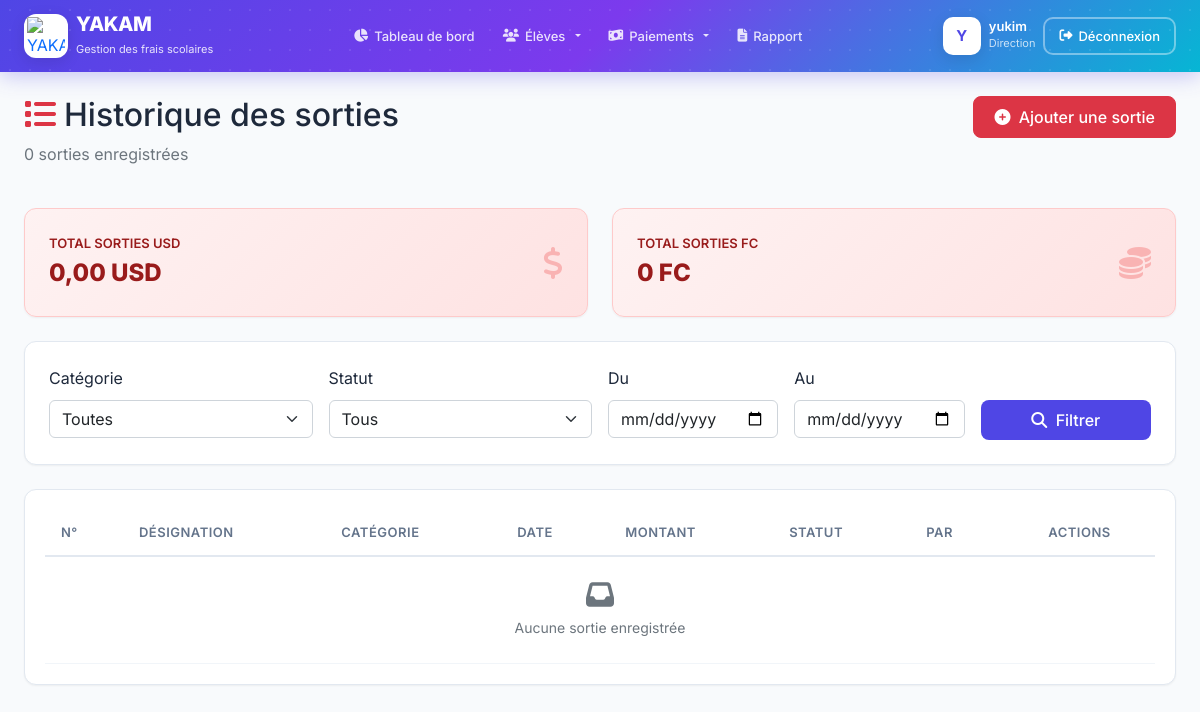
Page /sorties/historique/ (signed in) on the earlier database version.
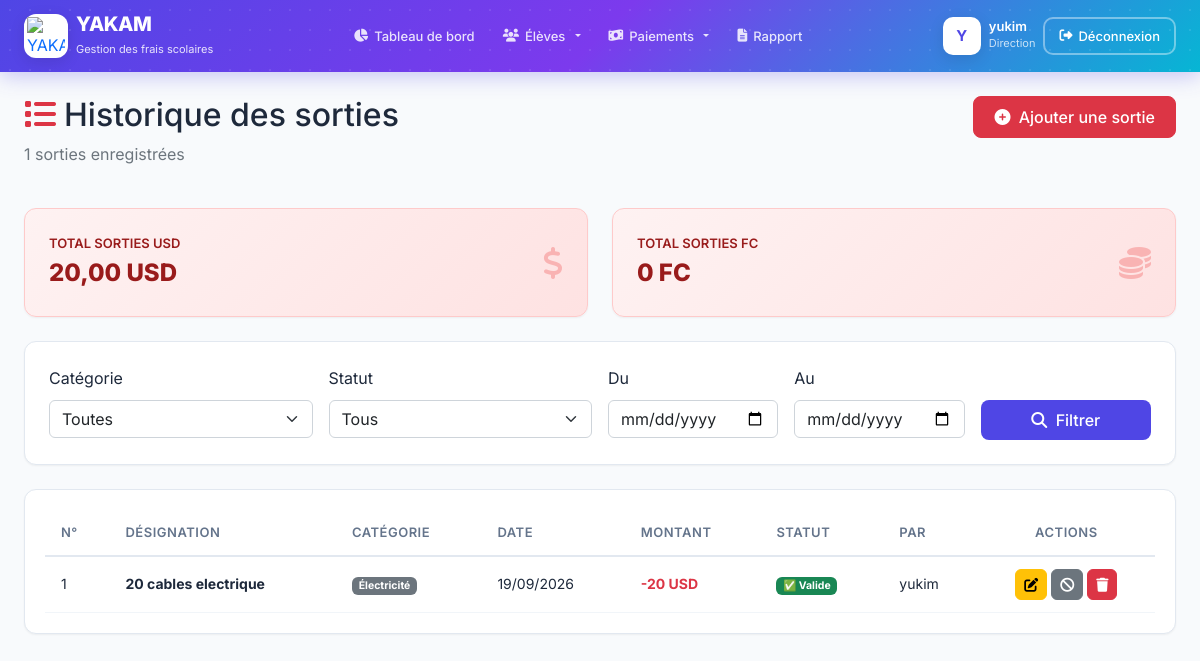
Same page on the later database version.
### gestion/models.py (models this page shows, shortened)
class Sortie(models.Model):
    CATEGORIES = [
        ('FOURNITURES', 'Achat fournitures'),
        ('ELECTRICITE', 'Électricité'),
        ('EAU', 'Eau'),
        ('LOYER', 'Loyer'),
        ('SALAIRES', 'Salaires'),
        ('REPARATION', 'Réparation'),
        ('TRANSPORT', 'Transport'),
        ('FRAIS_ADMIN', 'Frais administratifs'),
        ('AUTRE', 'Autre'),
    ]
    STATUT_CHOICES = [
        ('VALIDE', '✅ Valide'),
        ('ANNULE', '⛔ Annulé'),
    ]
    ecole = models.ForeignKey(
        'Ecole',
        on_delete=models.CASCADE,
        related_name='sorties',
        null=True,
        blank=True
    )
    designation = models.CharField(max_length=200)
    categorie = models.CharField(max_length=20, choices=CATEGORIES, default='AUTRE')
    montant = models.DecimalField(max_digits=10, decimal_places=2)
    type_montant = models.CharField(
        max_length=3,
        choices=[('FC', 'FC'), ('USD', 'USD')],
        default='USD'
    )
    date_sortie = models.DateField(default=datetime.now)
    description = models.TextField(blank=True, null=True)
    statut = models.CharField(max_length=10, choices=STATUT_CHOICES, default='VALIDE')
    created_by = models.ForeignKey(
        User,
        on_delete=models.SET_NULL,
        null=True,
        blank=True,
        related_name='sorties_creees'
    )
    created_at = models.DateTimeField(auto_now_add=True)
    modified_by = models.ForeignKey(
        User,
        on_delete=models.SET_NULL,
        null=True,
        blank=True,
        related_name='sorties_modifiees'
    )
    modified_at = models.DateTimeField(auto_now=True)
    annule_by = models.ForeignKey(
        User,
        on_delete=models.SET_NULL,
        null=True,
        blank=True,
        related_name='sorties_annulees'
    )
    annule_at = models.DateTimeField(null=True, blank=True)
    raison_annulation = models.TextField(blank=True, null=True)
    class Meta:
        verbose_name = "Sortie"
        verbose_name_plural = "Sorties"
        ordering = ['-date_sortie', '-created_at']

### gestion/views.py (the view)
# urls.py: path('sorties/historique/', views.historique_sorties, name='historique_sorties'),
@login_required
def historique_sorties(request):
    sorties = Sortie.objects.all().order_by('-date_sortie', '-created_at')
    categorie = request.GET.get('categorie')
    statut = request.GET.get('statut')
    date_debut = request.GET.get('date_debut')
    date_fin = request.GET.get('date_fin')
    if categorie:
        sorties = sorties.filter(categorie=categorie)
    if statut:
        sorties = sorties.filter(statut=statut)
    if date_debut:
        sorties = sorties.filter(date_sortie__gte=date_debut)
    if date_fin:
        sorties = sorties.filter(date_sortie__lte=date_fin)
    total_usd = sorties.filter(
        type_montant='USD', statut='VALIDE'
    ).aggregate(total=Sum('montant'))['total'] or Decimal('0')
    total_fc = sorties.filter(
        type_montant='FC', statut='VALIDE'
    ).aggregate(total=Sum('montant'))['total'] or Decimal('0')
    context = {
        'sorties': sorties,
        'total_sorties': sorties.count(),
        'total_usd': total_usd,
        'total_fc': total_fc,
        'categories': Sortie.CATEGORIES,
    }
    return render(request, 'gestion/historique_sorties.html', context)

### gestion/templates/gestion/historique_sorties.html (shortened to what the changed rows need)
{% extends 'gestion/base.html' %}
{% load humanize %}
{% block content %}
<div class="row mb-4">
    <div class="col">
        <h2><i class="fas fa-list me-2 text-danger"></i>Historique des sorties</h2>
        <p class="text-muted">{{ total_sorties }} sorties enregistrées</p>
    </div>
</div>
<div class="row g-4 mb-4">
    <div class="col-md-6">
        <div class="dashboard-card" style="background: linear-gradient(135deg, #FEF2F2 0%, #FEE2E2 100%); border-color: #FECACA;">
            <div class="d-flex justify-content-between align-items-center">
                <div>
                    <div style="font-size: 13px; color: #991B1B; font-weight: 600; text-transform: uppercase;">Total sorties USD</div>
                    <div style="font-size: 24px; font-weight: 800; color: #991B1B;">{{ total_usd|floatformat:2 }} USD</div>
                </div>
            </div>
        </div>
    </div>
</div>
<div class="table-container">
    <table>
        <thead>
            <tr>
                <th>n°</th>
                <th>Désignation</th>
                <th>Catégorie</th>
                <th>Date</th>
                <th>Montant</th>
                <th>Statut</th>
                <th>Par</th>
                <th style="text-align: center;">Actions</th>
            </tr>
        </thead>
        <tbody>
            {% for sortie in sorties %}
            <tr style="{% if sortie.statut == 'ANNULE' %}opacity: 0.6; background: #f8fafc;{% endif %}">
                <td>{{ forloop.counter }}</td>
                <td>
                    <strong>{{ sortie.designation }}</strong>
                </td>
                <td><span class="badge bg-secondary">{{ sortie.get_categorie_display }}</span></td>
                <td>{{ sortie.date_sortie|date:"d/m/Y" }}</td>
                <td>
                    <strong class="{% if sortie.statut == 'ANNULE' %}text-muted text-decoration-line-through{% else %}text-danger{% endif %}">
                        -{{ sortie.montant|floatformat:0|intcomma }} {{ sortie.type_montant }}
                    </strong>
                </td>
                <td>
                    <span class="badge {% if sortie.statut == 'VALIDE' %}bg-success{% else %}bg-danger{% endif %}">
                        {{ sortie.get_statut_display }}
                    </span>
                </td>
                <td>{{ sortie.created_by|default:"-" }}</td>
                <td style="text-align: center; white-space: nowrap;">
                    <div style="display: flex; gap: 4px; align-items: center; justify-content: center;">
                        <a href="{% url 'gestion:modifier_sortie' sortie.id %}"
                           class="btn btn-sm btn-warning" title="Modifier"
                           style="padding: 4px 8px; border-radius: 6px;">
                            <i class="fas fa-edit"></i>
                        </a>
                        {% if sortie.statut == 'VALIDE' %}
                        <a href="{% url 'gestion:annuler_sortie' sortie.id %}"
                           class="btn btn-sm btn-secondary" title="Annuler"
                           style="padding: 4px 8px; border-radius: 6px;">
                            <i class="fas fa-ban"></i>
                        </a>
                        {% endif %}
                        <a href="{% url 'gestion:supprimer_sortie' sortie.id %}"
                           class="btn btn-sm btn-danger" title="Supprimer"
                           style="padding: 4px 8px; border-radius: 6px;">
                            <i class="fas fa-trash"></i>
                        </a>
                    </div>
                </td>
            </tr>
            {% empty %}
            <tr>
                <td colspan="8" class="text-center text-muted py-4">
                    <i class="fas fa-inbox fa-2x d-block mb-2"></i>
                    Aucune sortie enregistrée
                </td>
            </tr>
            {% endfor %}
        </tbody>
    </table>
</div>
{% endblock %}

Differences in the rows shown:
added Sortie: designation "20 cables electrique", categorie "Électricité", date_sortie "19/09/2026", montant "20", type_montant "USD", statut "✅ Valide", created_by "yukim"
Other differences:
{{ total_sorties }}: "0" → "1"
{{ total_usd|floatformat:2 }}: "0,00" → "20,00"
text no longer shown: "Aucune sortie enregistrée"
